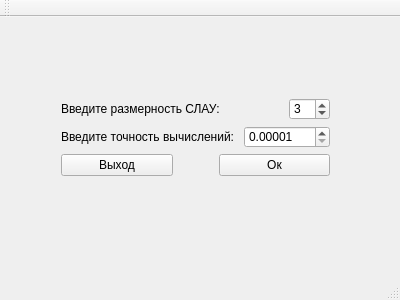
<?xml version="1.0" encoding="UTF-8"?>
<ui version="4.0">
 <class>MainWindow</class>
 <widget class="QMainWindow" name="MainWindow">
  <property name="geometry">
   <rect>
    <x>0</x>
    <y>0</y>
    <width>400</width>
    <height>300</height>
   </rect>
  </property>
  <property name="windowTitle">
   <string>MainWindow</string>
  </property>
  <widget class="QWidget" name="centralWidget">
   <widget class="QWidget" name="layoutWidget">
    <property name="geometry">
     <rect>
      <x>50</x>
      <y>70</y>
      <width>291</width>
      <height>100</height>
     </rect>
    </property>
    <layout class="QVBoxLayout" name="verticalLayout">
     <item>
      <layout class="QHBoxLayout" name="horizontalLayout">
       <item>
        <widget class="QLabel" name="label">
         <property name="text">
          <string>Введите размерность СЛАУ:</string>
         </property>
         <property name="textFormat">
          <enum>Qt::AutoText</enum>
         </property>
         <property name="scaledContents">
          <bool>false</bool>
         </property>
        </widget>
       </item>
       <item>
        <spacer name="horizontalSpacer_2">
         <property name="orientation">
          <enum>Qt::Horizontal</enum>
         </property>
         <property name="sizeHint" stdset="0">
          <size>
           <width>40</width>
           <height>20</height>
          </size>
         </property>
        </spacer>
       </item>
       <item>
        <widget class="QSpinBox" name="spinBox">
         <property name="minimum">
          <number>2</number>
         </property>
         <property name="value">
          <number>3</number>
         </property>
        </widget>
       </item>
      </layout>
     </item>
     <item>
      <layout class="QHBoxLayout" name="horizontalLayout_3">
       <item>
        <widget class="QLabel" name="label_2">
         <property name="text">
          <string>Введите точность вычислений: </string>
         </property>
        </widget>
       </item>
       <item>
        <widget class="QDoubleSpinBox" name="doubleSpinBox">
         <property name="decimals">
          <number>5</number>
         </property>
         <property name="minimum">
          <double>0.000010000000000</double>
         </property>
         <property name="maximum">
          <double>1.000000000000000</double>
         </property>
         <property name="singleStep">
          <double>0.000100000000000</double>
         </property>
         <property name="value">
          <double>0.000010000000000</double>
         </property>
        </widget>
       </item>
      </layout>
     </item>
     <item>
      <layout class="QHBoxLayout" name="horizontalLayout_2">
       <item>
        <widget class="QPushButton" name="pushButton_2">
         <property name="text">
          <string>Выход</string>
         </property>
        </widget>
       </item>
       <item>
        <spacer name="horizontalSpacer">
         <property name="orientation">
          <enum>Qt::Horizontal</enum>
         </property>
         <property name="sizeType">
          <enum>QSizePolicy::Maximum</enum>
         </property>
         <property name="sizeHint" stdset="0">
          <size>
           <width>40</width>
           <height>20</height>
          </size>
         </property>
        </spacer>
       </item>
       <item>
        <widget class="QPushButton" name="pushButton">
         <property name="text">
          <string>Ок</string>
         </property>
        </widget>
       </item>
      </layout>
     </item>
    </layout>
   </widget>
  </widget>
  <widget class="QMenuBar" name="menuBar">
   <property name="geometry">
    <rect>
     <x>0</x>
     <y>0</y>
     <width>400</width>
     <height>22</height>
    </rect>
   </property>
  </widget>
  <widget class="QToolBar" name="mainToolBar">
   <attribute name="toolBarArea">
    <enum>TopToolBarArea</enum>
   </attribute>
   <attribute name="toolBarBreak">
    <bool>false</bool>
   </attribute>
  </widget>
  <widget class="QStatusBar" name="statusBar"/>
 </widget>
 <layoutdefault spacing="6" margin="11"/>
 <resources/>
 <connections/>
</ui>
